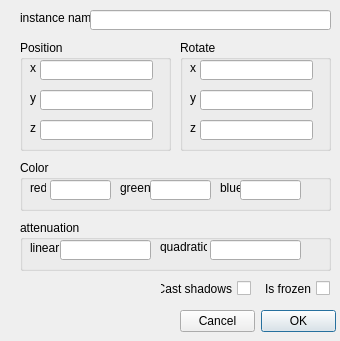
<?xml version="1.0" encoding="UTF-8"?>
<ui version="4.0">
 <class>AddOrEditPointLightOnMapDialog</class>
 <widget class="QDialog" name="AddOrEditPointLightOnMapDialog">
  <property name="geometry">
   <rect>
    <x>0</x>
    <y>0</y>
    <width>340</width>
    <height>341</height>
   </rect>
  </property>
  <property name="windowTitle">
   <string>add/edit point light on map instance</string>
  </property>
  <widget class="QGroupBox" name="positionGroupBox">
   <property name="geometry">
    <rect>
     <x>20</x>
     <y>40</y>
     <width>151</width>
     <height>111</height>
    </rect>
   </property>
   <property name="title">
    <string>Position</string>
   </property>
   <widget class="QLabel" name="xPosLbl">
    <property name="geometry">
     <rect>
      <x>10</x>
      <y>20</y>
      <width>16</width>
      <height>16</height>
     </rect>
    </property>
    <property name="text">
     <string>x</string>
    </property>
   </widget>
   <widget class="QLabel" name="yPosLbl">
    <property name="geometry">
     <rect>
      <x>10</x>
      <y>50</y>
      <width>16</width>
      <height>16</height>
     </rect>
    </property>
    <property name="text">
     <string>y</string>
    </property>
   </widget>
   <widget class="QLineEdit" name="yPosTxt">
    <property name="geometry">
     <rect>
      <x>20</x>
      <y>50</y>
      <width>113</width>
      <height>20</height>
     </rect>
    </property>
   </widget>
   <widget class="QLabel" name="zPosLbl">
    <property name="geometry">
     <rect>
      <x>10</x>
      <y>80</y>
      <width>16</width>
      <height>16</height>
     </rect>
    </property>
    <property name="text">
     <string>z</string>
    </property>
   </widget>
   <widget class="QLineEdit" name="zPosTxt">
    <property name="geometry">
     <rect>
      <x>20</x>
      <y>80</y>
      <width>113</width>
      <height>20</height>
     </rect>
    </property>
   </widget>
   <widget class="QLineEdit" name="xPosTxt">
    <property name="geometry">
     <rect>
      <x>20</x>
      <y>20</y>
      <width>113</width>
      <height>20</height>
     </rect>
    </property>
   </widget>
  </widget>
  <widget class="QGroupBox" name="rotateGroupBox">
   <property name="geometry">
    <rect>
     <x>180</x>
     <y>40</y>
     <width>151</width>
     <height>111</height>
    </rect>
   </property>
   <property name="title">
    <string>Rotate</string>
   </property>
   <widget class="QLabel" name="xRotateLbl">
    <property name="geometry">
     <rect>
      <x>10</x>
      <y>20</y>
      <width>16</width>
      <height>16</height>
     </rect>
    </property>
    <property name="text">
     <string>x</string>
    </property>
   </widget>
   <widget class="QLabel" name="yRotateLbl">
    <property name="geometry">
     <rect>
      <x>10</x>
      <y>50</y>
      <width>16</width>
      <height>16</height>
     </rect>
    </property>
    <property name="text">
     <string>y</string>
    </property>
   </widget>
   <widget class="QLineEdit" name="yRotateTxt">
    <property name="geometry">
     <rect>
      <x>20</x>
      <y>50</y>
      <width>113</width>
      <height>20</height>
     </rect>
    </property>
   </widget>
   <widget class="QLabel" name="zRotateLbl">
    <property name="geometry">
     <rect>
      <x>10</x>
      <y>80</y>
      <width>16</width>
      <height>16</height>
     </rect>
    </property>
    <property name="text">
     <string>z</string>
    </property>
   </widget>
   <widget class="QLineEdit" name="zRotateTxt">
    <property name="geometry">
     <rect>
      <x>20</x>
      <y>80</y>
      <width>113</width>
      <height>20</height>
     </rect>
    </property>
   </widget>
   <widget class="QLineEdit" name="xRotateTxt">
    <property name="geometry">
     <rect>
      <x>20</x>
      <y>20</y>
      <width>113</width>
      <height>20</height>
     </rect>
    </property>
   </widget>
  </widget>
  <widget class="QLabel" name="instanceNameLbl">
   <property name="geometry">
    <rect>
     <x>20</x>
     <y>10</y>
     <width>71</width>
     <height>16</height>
    </rect>
   </property>
   <property name="text">
    <string>instance name</string>
   </property>
  </widget>
  <widget class="QLineEdit" name="instanceNameTxt">
   <property name="geometry">
    <rect>
     <x>90</x>
     <y>10</y>
     <width>241</width>
     <height>20</height>
    </rect>
   </property>
  </widget>
  <widget class="QCheckBox" name="isFrozenCheckBox">
   <property name="geometry">
    <rect>
     <x>260</x>
     <y>280</y>
     <width>70</width>
     <height>17</height>
    </rect>
   </property>
   <property name="layoutDirection">
    <enum>Qt::RightToLeft</enum>
   </property>
   <property name="text">
    <string>Is frozen</string>
   </property>
  </widget>
  <widget class="QDialogButtonBox" name="buttonBox">
   <property name="geometry">
    <rect>
     <x>180</x>
     <y>310</y>
     <width>156</width>
     <height>23</height>
    </rect>
   </property>
   <property name="layoutDirection">
    <enum>Qt::RightToLeft</enum>
   </property>
   <property name="orientation">
    <enum>Qt::Horizontal</enum>
   </property>
   <property name="standardButtons">
    <set>QDialogButtonBox::Cancel|QDialogButtonBox::Ok</set>
   </property>
  </widget>
  <widget class="QGroupBox" name="colorGroupBox">
   <property name="geometry">
    <rect>
     <x>20</x>
     <y>160</y>
     <width>311</width>
     <height>51</height>
    </rect>
   </property>
   <property name="title">
    <string>Color</string>
   </property>
   <widget class="QLabel" name="redlbl">
    <property name="geometry">
     <rect>
      <x>10</x>
      <y>20</y>
      <width>16</width>
      <height>16</height>
     </rect>
    </property>
    <property name="text">
     <string>red</string>
    </property>
   </widget>
   <widget class="QLabel" name="greenLbl">
    <property name="geometry">
     <rect>
      <x>100</x>
      <y>20</y>
      <width>31</width>
      <height>16</height>
     </rect>
    </property>
    <property name="text">
     <string>green</string>
    </property>
   </widget>
   <widget class="QLabel" name="blueLbl">
    <property name="geometry">
     <rect>
      <x>200</x>
      <y>20</y>
      <width>21</width>
      <height>16</height>
     </rect>
    </property>
    <property name="text">
     <string>blue</string>
    </property>
   </widget>
   <widget class="QLineEdit" name="redTxt">
    <property name="geometry">
     <rect>
      <x>30</x>
      <y>20</y>
      <width>61</width>
      <height>20</height>
     </rect>
    </property>
   </widget>
   <widget class="QLineEdit" name="greenTxt">
    <property name="geometry">
     <rect>
      <x>130</x>
      <y>20</y>
      <width>61</width>
      <height>20</height>
     </rect>
    </property>
   </widget>
   <widget class="QLineEdit" name="blueTxt">
    <property name="geometry">
     <rect>
      <x>220</x>
      <y>20</y>
      <width>61</width>
      <height>20</height>
     </rect>
    </property>
   </widget>
  </widget>
  <widget class="QGroupBox" name="attenuationGroupBox">
   <property name="geometry">
    <rect>
     <x>20</x>
     <y>220</y>
     <width>311</width>
     <height>51</height>
    </rect>
   </property>
   <property name="title">
    <string>attenuation</string>
   </property>
   <widget class="QLabel" name="linearAttenuationLbl">
    <property name="geometry">
     <rect>
      <x>10</x>
      <y>20</y>
      <width>31</width>
      <height>16</height>
     </rect>
    </property>
    <property name="text">
     <string>linear</string>
    </property>
   </widget>
   <widget class="QLineEdit" name="linearAttenuationTxt">
    <property name="geometry">
     <rect>
      <x>40</x>
      <y>20</y>
      <width>91</width>
      <height>20</height>
     </rect>
    </property>
   </widget>
   <widget class="QLabel" name="quadraticAttenuationLbl">
    <property name="geometry">
     <rect>
      <x>140</x>
      <y>20</y>
      <width>47</width>
      <height>13</height>
     </rect>
    </property>
    <property name="text">
     <string>quadratic</string>
    </property>
   </widget>
   <widget class="QLineEdit" name="quadraticAttenuationTxt">
    <property name="geometry">
     <rect>
      <x>190</x>
      <y>20</y>
      <width>91</width>
      <height>20</height>
     </rect>
    </property>
   </widget>
  </widget>
  <widget class="QCheckBox" name="castShadowsCheckBox">
   <property name="geometry">
    <rect>
     <x>160</x>
     <y>280</y>
     <width>91</width>
     <height>17</height>
    </rect>
   </property>
   <property name="layoutDirection">
    <enum>Qt::RightToLeft</enum>
   </property>
   <property name="text">
    <string>Cast shadows</string>
   </property>
  </widget>
 </widget>
 <layoutdefault spacing="6" margin="11"/>
 <tabstops>
  <tabstop>instanceNameTxt</tabstop>
  <tabstop>xPosTxt</tabstop>
  <tabstop>yPosTxt</tabstop>
  <tabstop>zPosTxt</tabstop>
  <tabstop>xRotateTxt</tabstop>
  <tabstop>yRotateTxt</tabstop>
  <tabstop>zRotateTxt</tabstop>
  <tabstop>redTxt</tabstop>
  <tabstop>greenTxt</tabstop>
  <tabstop>blueTxt</tabstop>
  <tabstop>linearAttenuationTxt</tabstop>
  <tabstop>quadraticAttenuationTxt</tabstop>
  <tabstop>castShadowsCheckBox</tabstop>
  <tabstop>isFrozenCheckBox</tabstop>
 </tabstops>
 <resources/>
 <connections>
  <connection>
   <sender>buttonBox</sender>
   <signal>accepted()</signal>
   <receiver>AddOrEditPointLightOnMapDialog</receiver>
   <slot>accept()</slot>
   <hints>
    <hint type="sourcelabel">
     <x>247</x>
     <y>321</y>
    </hint>
    <hint type="destinationlabel">
     <x>170</x>
     <y>171</y>
    </hint>
   </hints>
  </connection>
  <connection>
   <sender>buttonBox</sender>
   <signal>rejected()</signal>
   <receiver>AddOrEditPointLightOnMapDialog</receiver>
   <slot>reject()</slot>
   <hints>
    <hint type="sourcelabel">
     <x>247</x>
     <y>321</y>
    </hint>
    <hint type="destinationlabel">
     <x>170</x>
     <y>171</y>
    </hint>
   </hints>
  </connection>
 </connections>
</ui>
